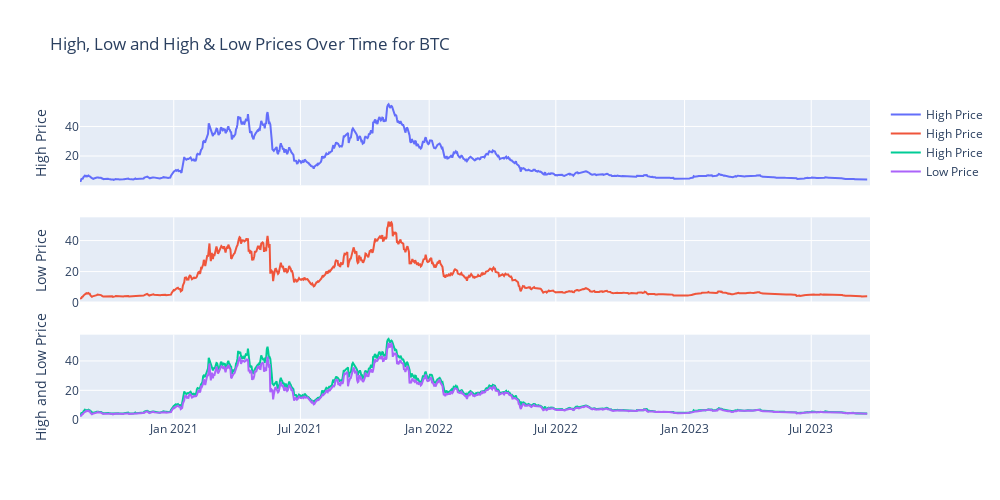

The code cell stored with this chart in its notebook:
### Markdown cell above
### Now, creating plots for High and Low Column Values

#### These are subplots

### Code cell
#Creating Subplots for high and low columns

fig = make_subplots(rows=3, cols=1, shared_xaxes=True, vertical_spacing=0.1)

# Second subplot (High Price)
fig.add_trace(go.Scatter(x=POLKADOT['Date'], y=POLKADOT['High'], mode='lines', name='High Price'), row=1, col=1)
fig.update_yaxes(title_text="High Price", row=1, col=1)

# Third subplot (Low Price)
fig.add_trace(go.Scatter(x=POLKADOT['Date'], y=POLKADOT['Low'], mode='lines', name='High Price'), row=2, col=1)
fig.update_yaxes(title_text="Low Price", row=2, col=1)

# Fourth subplot(High and Low Prices)
fig.add_trace(go.Scatter(x=POLKADOT['Date'], y=POLKADOT['High'], mode='lines', name='High Price'), row=3, col=1)
fig.add_trace(go.Scatter(x=POLKADOT['Date'], y=POLKADOT['Low'], mode='lines', name='Low Price'), row=3, col=1)
fig.update_yaxes(title_text="High and Low Price", row=3, col=1)

# setting up the title and size of the graph
fig.update_layout(title_text="High, Low and High & Low Prices Over Time for BTC",
    height=500,  # Set the height
    width=1000) # width
fig.show()

### Figure 1 — Plotly figure (JSON) as saved in the notebook; plotly's stock layout.template omitted (floating-point values rounded to 4 significant figures; data arrays with more than 128 entries replaced by an {"elided": "..."} marker saying what was removed)
{"data": [{"mode": "lines", "name": "High Price", "type": "scatter", "x": {"elided": "1130 str values"}, "xaxis": "x", "y": {"elided": "1130 float values"}, "yaxis": "y"}, {"mode": "lines", "name": "High Price", "type": "scatter", "x": {"elided": "1130 str values"}, "xaxis": "x2", "y": {"elided": "1130 float values"}, "yaxis": "y2"}, {"mode": "lines", "name": "High Price", "type": "scatter", "x": {"elided": "1130 str values"}, "xaxis": "x3", "y": {"elided": "1130 float values"}, "yaxis": "y3"}, {"mode": "lines", "name": "Low Price", "type": "scatter", "x": {"elided": "1130 str values"}, "xaxis": "x3", "y": {"elided": "1130 float values"}, "yaxis": "y3"}], "layout": {"height": 500, "title": {"text": "High, Low and High & Low Prices Over Time for BTC"}, "width": 1000, "xaxis": {"anchor": "y", "domain": [0, 1], "matches": "x3", "showticklabels": false}, "xaxis2": {"anchor": "y2", "domain": [0, 1], "matches": "x3", "showticklabels": false}, "xaxis3": {"anchor": "y3", "domain": [0, 1]}, "yaxis": {"anchor": "x", "domain": [0.7333, 1], "title": {"text": "High Price"}}, "yaxis2": {"anchor": "x2", "domain": [0.3667, 0.6333], "title": {"text": "Low Price"}}, "yaxis3": {"anchor": "x3", "domain": [0, 0.2667], "title": {"text": "High and Low Price"}}}}
